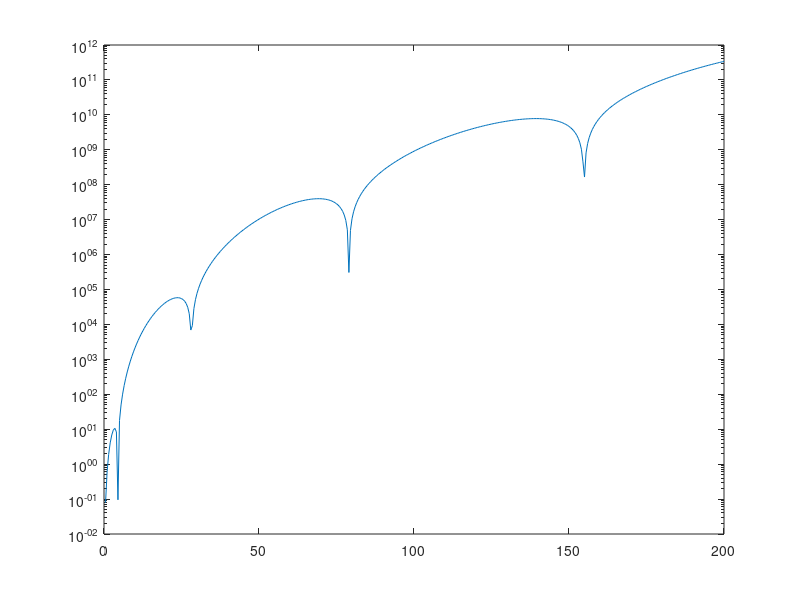

MATLAB code for this plot: (Note: this script raises an error after producing the figure.)
clear all 

% Variables

L = 1200e-3;
h = 8e-3;
b = 40e-3;
rho = 2700;
E = 68e9;
J = (1/12)*b*h^3;
m = rho*b*h;
p = pi;

% Identification of natural frequencies

Fmax = 200;
fs = 0:0.5:Fmax;

omega = 2*pi*fs;

gamma = ((m*omega.^2)/(E*J)).^(1/4);

det = (2 + 2*cos(gamma*L).*cosh(gamma*L)).*(gamma.^6);

figure(1)
semilogy(fs, abs(det))

% Identification natural modes

fsol = [4.5 28.2 79 154.9];
omegasol = 2*p*fsol;
gammasol = ((m*omegasol.^2)/(E*J)).^(1/4);
X = zeros(4,4);
i = 0;

for k = gammasol;
    i = i+1;
    Hcap = [1 0 1;  -sin(k*L) cosh(k*L) sinh(k*L) ; -cos(k*L) sinh(k*L) cosh(k*L)];    
    N = [0 ; -cos(k*L) ;sin(k*L)];
    Xicap = -inv(Hcap)*N;
    Xi = [1 Xicap.'];
    X(i,:)= Xi;
end

x = 0:0.01:1.2;

Phi1 = phi(X(1,1),X(1,2),X(1,3),X(1,4),gammasol(1),x);
Phi2 = phi(X(2,1),X(2,2),X(2,3),X(2,4),gammasol(2),x);
Phi3 = phi(X(3,1),X(3,2),X(3,3),X(3,4),gammasol(3),x);
Phi4 = phi(X(4,1),X(4,2),X(4,3),X(4,4),gammasol(4),x);


figure(2)
subplot(4,1,1)
plot(x,Phi1./max(abs(Phi1)))
subplot(4,1,2)
plot(x,Phi2./max(abs(Phi2)))
subplot(4,1,3)
plot(x,Phi3./max(abs(Phi3)))
subplot(4,1,4)
plot(x,Phi4./max(abs(Phi4)))

% Computing the FRF

damp = 1/100;
m1 = trapz(m*Phi1.^2);
m2 = trapz(m*Phi2.^2);
m3 = trapz(m*Phi3.^2);
m4 = trapz(m*Phi4.^2);

xk = 0.2;
xj = 1.2;

Phi1j = phi(X(1,1),X(1,2),X(1,3),X(1,4),gammasol(1),xj);
Phi2j = phi(X(2,1),X(2,2),X(2,3),X(2,4),gammasol(2),xj);
Phi3j = phi(X(3,1),X(3,2),X(3,3),X(3,4),gammasol(3),xj);
Phi4j = phi(X(4,1),X(4,2),X(4,3),X(4,4),gammasol(4),xj);
Phi1k = phi(X(1,1),X(1,2),X(1,3),X(1,4),gammasol(1),xk);
Phi2k = phi(X(2,1),X(2,2),X(2,3),X(2,4),gammasol(2),xk);
Phi3k = phi(X(3,1),X(3,2),X(3,3),X(3,4),gammasol(3),xk);
Phi4k = phi(X(4,1),X(4,2),X(4,3),X(4,4),gammasol(4),xk);

Gjk1 = ((Phi1j*Phi1k/m1)./(-omega.^2 + i*2*damp*omegasol(1)*omega + omegasol(1)^2)) + ((Phi2j*Phi2k/m2)./(-omega.^2 + i*2*damp*omegasol(2)*omega + omegasol(2)^2)) + ...
    ((Phi3j*Phi3k/m3)./(-omega.^2 + i*2*damp*omegasol(3)*fs + omegasol(3)^2)) + ((Phi4j*Phi4k/m4)./(-omega.^2 + i*2*damp*omegasol(4)*fs + omegasol(4)^2));

figure(3)
subplot(2,1,1)
semilogy(fs,abs(Gjk1))
subplot(2,1,2)
plot(fs,angle(Gjk1))

xk = 0.5;
xj = 1;

Phi1j = phi(X(1,1),X(1,2),X(1,3),X(1,4),gammasol(1),xj);
Phi2j = phi(X(2,1),X(2,2),X(2,3),X(2,4),gammasol(2),xj);
Phi3j = phi(X(3,1),X(3,2),X(3,3),X(3,4),gammasol(3),xj);
Phi4j = phi(X(4,1),X(4,2),X(4,3),X(4,4),gammasol(4),xj);
Phi1k = phi(X(1,1),X(1,2),X(1,3),X(1,4),gammasol(1),xk);
Phi2k = phi(X(2,1),X(2,2),X(2,3),X(2,4),gammasol(2),xk);
Phi3k = phi(X(3,1),X(3,2),X(3,3),X(3,4),gammasol(3),xk);
Phi4k = phi(X(4,1),X(4,2),X(4,3),X(4,4),gammasol(4),xk);

Gjk2 = ((Phi1j*Phi1k/m1)./(-omega.^2 + i*2*damp*omegasol(1)*omega + omegasol(1)^2)) + ((Phi2j*Phi2k/m2)./(-omega.^2 + i*2*damp*omegasol(2)*omega + omegasol(2)^2)) + ...
    ((Phi3j*Phi3k/m3)./(-omega.^2 + i*2*damp*omegasol(3)*fs + omegasol(3)^2)) + ((Phi4j*Phi4k/m4)./(-omega.^2 + i*2*damp*omegasol(4)*fs + omegasol(4)^2));


xk = 0.1;
xj = 0.8;

Phi1j = phi(X(1,1),X(1,2),X(1,3),X(1,4),gammasol(1),xj);
Phi2j = phi(X(2,1),X(2,2),X(2,3),X(2,4),gammasol(2),xj);
Phi3j = phi(X(3,1),X(3,2),X(3,3),X(3,4),gammasol(3),xj);
Phi4j = phi(X(4,1),X(4,2),X(4,3),X(4,4),gammasol(4),xj);
Phi1k = phi(X(1,1),X(1,2),X(1,3),X(1,4),gammasol(1),xk);
Phi2k = phi(X(2,1),X(2,2),X(2,3),X(2,4),gammasol(2),xk);
Phi3k = phi(X(3,1),X(3,2),X(3,3),X(3,4),gammasol(3),xk);
Phi4k = phi(X(4,1),X(4,2),X(4,3),X(4,4),gammasol(4),xk);

Gjk3 = ((Phi1j*Phi1k/m1)./(-omega.^2 + i*2*damp*omegasol(1)*omega + omegasol(1)^2)) + ((Phi2j*Phi2k/m2)./(-omega.^2 + i*2*damp*omegasol(2)*omega + omegasol(2)^2)) + ...
    ((Phi3j*Phi3k/m3)./(-omega.^2 + i*2*damp*omegasol(3)*fs + omegasol(3)^2)) + ((Phi4j*Phi4k/m4)./(-omega.^2 + i*2*damp*omegasol(4)*fs + omegasol(4)^2));


xk = 1;
xj = 0.4;

Phi1j = phi(X(1,1),X(1,2),X(1,3),X(1,4),gammasol(1),xj);
Phi2j = phi(X(2,1),X(2,2),X(2,3),X(2,4),gammasol(2),xj);
Phi3j = phi(X(3,1),X(3,2),X(3,3),X(3,4),gammasol(3),xj);
Phi4j = phi(X(4,1),X(4,2),X(4,3),X(4,4),gammasol(4),xj);
Phi1k = phi(X(1,1),X(1,2),X(1,3),X(1,4),gammasol(1),xk);
Phi2k = phi(X(2,1),X(2,2),X(2,3),X(2,4),gammasol(2),xk);
Phi3k = phi(X(3,1),X(3,2),X(3,3),X(3,4),gammasol(3),xk);
Phi4k = phi(X(4,1),X(4,2),X(4,3),X(4,4),gammasol(4),xk);

Gjk4 = ((Phi1j*Phi1k/m1)./(-omega.^2 + i*2*damp*omegasol(1)*omega + omegasol(1)^2)) + ((Phi2j*Phi2k/m2)./(-omega.^2 + i*2*damp*omegasol(2)*omega + omegasol(2)^2)) + ...
    ((Phi3j*Phi3k/m3)./(-omega.^2 + i*2*damp*omegasol(3)*fs + omegasol(3)^2)) + ((Phi4j*Phi4k/m4)./(-omega.^2 + i*2*damp*omegasol(4)*fs + omegasol(4)^2));


figure(4)
semilogy(fs,abs(Gjk1))
hold on
semilogy(fs,abs(Gjk2))
hold on
semilogy(fs,abs(Gjk3))
hold on
semilogy(fs,abs(Gjk4))
hold on






